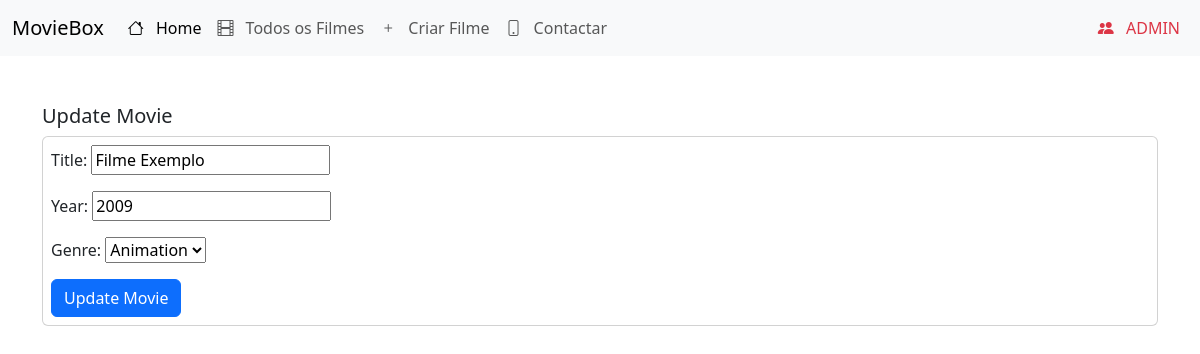
The page /movies-update/15/ on the database its author committed.
### movies/models.py (models this page shows, shortened)
class Movie(models.Model):
    title = models.CharField(max_length=255, blank=False, null=False)
    year = models.IntegerField()
    genre = models.ForeignKey(Genre, on_delete=models.SET_NULL, null=True)
    class Meta:
        verbose_name = "Movie"
        verbose_name_plural = "Movies"

### movies/views.py (the view)
# urls.py: path("movies-update/<int:pk>/", MovieUpdateView.as_view(), name="movie-update"),
class MovieUpdateView(UpdateView):
    model = Movie
    fields = ['title', 'year', 'genre']
    template_name = 'movie_create_update.html'
    success_url = reverse_lazy("movie-list")
    def get_context_data(self, **kwargs):
        context = super().get_context_data(**kwargs)
        context["action"] = "Update Movie"
        return context

### movies/models.py (called while the page is built)
    def __str__(self):
        return self.name

### movies/templates/movie_create_update.html (shortened to what this page needs)
{% extends 'base.html' %}
{% block content %}
    <h5>{{ action }}</h5>
    <div class="card p-2 mt-2">
        <form method="POST" action="">
            {{ form.as_p }}
            <button type="submit" class="btn btn-primary">{{ action }}</button>
        </form>
    </div>
{% endblock content %}

### rows shown on the page
Movie: title "Filme Exemplo", year "2009", genre "Animation"

### other values the page prints
{{ action }} "Update Movie"
